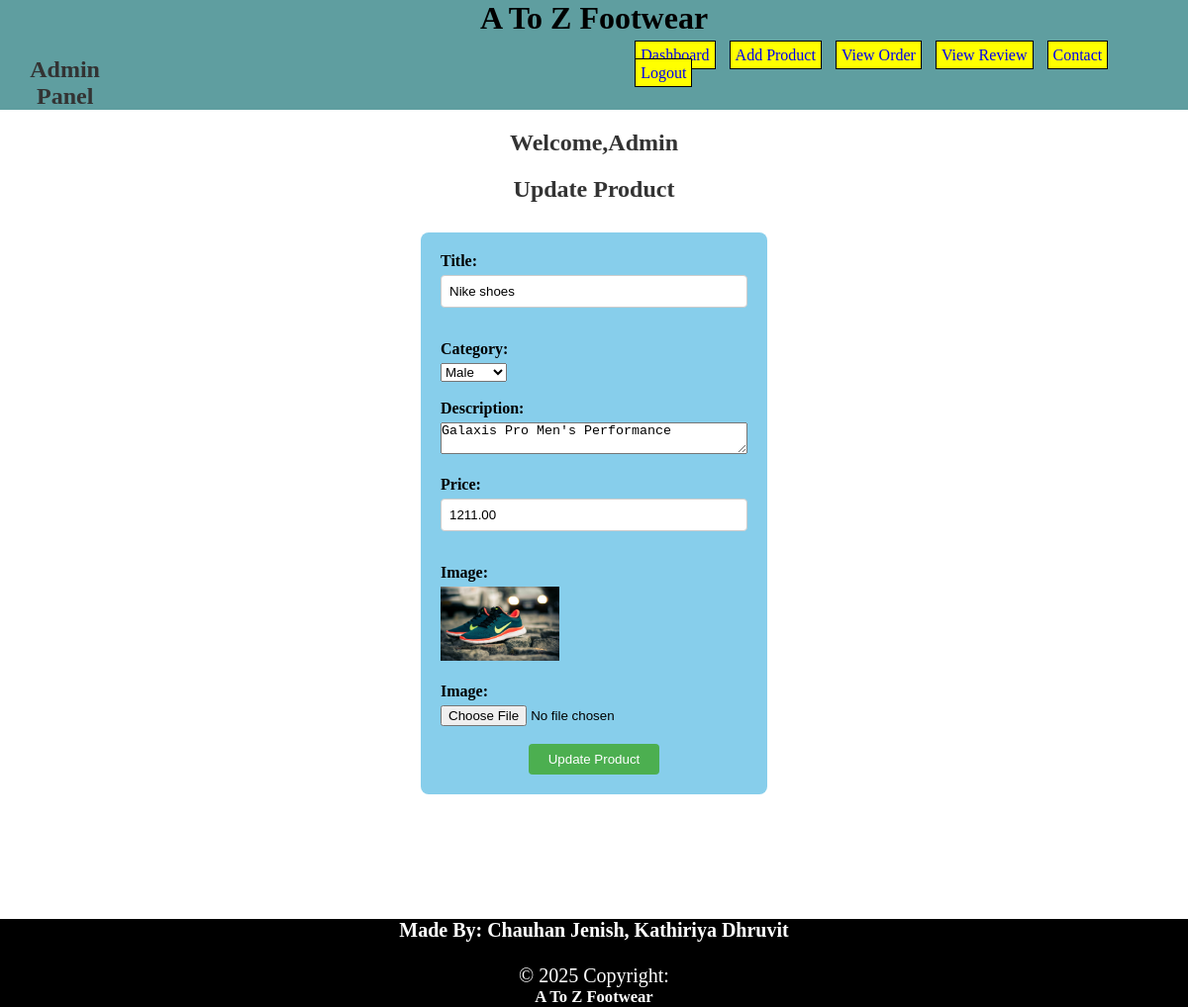
/Admin/update.php?table=treading_product&id=1 (signed in), run on the app's committed database.
### tables this page shows
CREATE TABLE `treading_product` (
  `p_id` int(30) NOT NULL,
  `title` varchar(20) NOT NULL,
  `category` varchar(10) NOT NULL,
  `description` varchar(30) NOT NULL,
  `price` float(10,2) NOT NULL,
  `images` varchar(255) NOT NULL
);

### Admin/update.php (the view, shortened to what this page needs)
<?php
if (isset($_SESSION['username']) && isset($_SESSION['password'])){
include 'AdminHeader.php';
include '../db_conn.php';
$table = $_GET['table'];
$p_id = $_GET['id'];
$query = "SELECT * FROM $table WHERE p_id = $p_id";
$result = mysqli_query($con, $query);
$product = mysqli_fetch_assoc($result);
?>
<!DOCTYPE html>
<html lang="en">
<head>
</head>
<body>
    <center><h2>Update Product</h2></center>
    <form method="POST" enctype="multipart/form-data">
        <label for="title">Title:</label>
        <input type="text" id="title" name="title" value="<?= $product['title'] ?>"><br><br>
        <label for="category">Category:</label>
        <select name="category" id="category">
            <option value="male" <?= ($product['category'] == 'male') ? 'selected' : ''; ?>>Male</option>
        </select><br><br>
        <label for="description">Description:</label>
        <textarea name="description" id="description"><?= $product['description']; ?></textarea><br><br>
        <label for="price">Price:</label>
        <input type="text" name="price" id="price" value="<?= $product['price']; ?>"><br><br>
         <label for="img">Image:</label>
        <img src="../uploads/<?php echo $product['images']; ?>" width="120" height="auto" alt="Old Image"><br><br>
        <label for="img">Image:</label>
        <input type="file" name="img" id="img"><br><br>
        <center><input type="submit" value="Update Product"></center>
    </form>
</body>
</html>
<div style="color:white; text-align:center;background:black; font-size:20px;margin-top:126px;">
 <h4>Made By: Chauhan Jenish, Kathiriya Dhruvit</h4><br>
            © 2025 Copyright: <h5>A To Z Footwear</h5>
</div>
<?php
}
else{
    header("Location:login.php");
}
?>

### Admin/AdminHeader.php (style rules this page uses)
* { margin: 0; padding: 0; box-sizing: border-box; }

### Admin/update.php (style rules this page uses)
form { background-color: skyblue; }
h2 { text-align: center; margin-top: 20px; color: #333; }
form { background-color: #add8e6; width: 350px; margin: 30px auto; padding: 20px; border-radius: 8px; }
label { display: block; margin-bottom: 5px; font-weight: bold; }
input[type="text"], input[type="email"] { width: 100%; padding: 8px; margin-bottom: 15px; border: 1px solid #ccc; border-radius: 4px; }
textarea { width: 100%; }
input[type="submit"] { padding: 8px 20px; background-color: #4CAF50; color: white; border: none; border-radius: 4px; cursor: pointer; }

### data on the page
treading_product: title "Nike shoes", description "Galaxis Pro Men's Performance", price "1211.00", images (picture)
